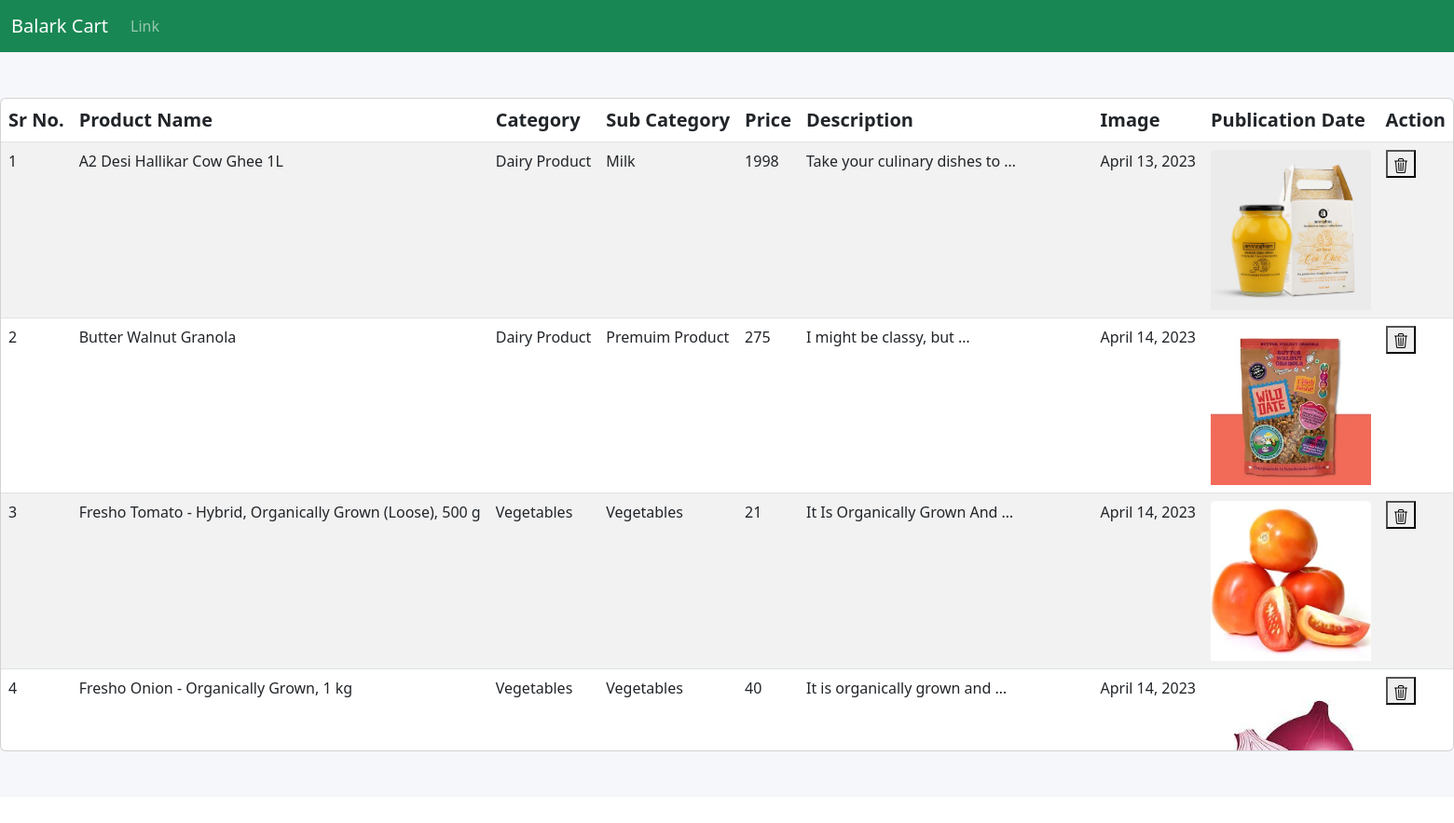
The page /shop/table/ (signed in) on the database its author committed.
### Shop/models.py (models this page shows, shortened)
class Product(models.Model):
    product_id = models.AutoField
    product_name = models.CharField(max_length=500)
    category = models.CharField(max_length=500, default="")
    subcategory = models.CharField(max_length=500, default="")
    price = models.IntegerField(default=0)
    desc = models.CharField(max_length=3000)
    image = models.ImageField(upload_to="Shop/images",default="")
    pub_date = models.DateField()

### Shop/decoraters.py (the view)
        def wrapper_func(request, *args, **kwargs):
            group = None
            if request.user.groups.exists():
                group = request.user.groups.all()[0].name
            if group in allowed_roles:
                return view_func(request,*args,**kwargs)
            else:
                return HttpResponse("You have not access for this page")

### Shop/decoraters.py (called while the page is built)
def allowed_users(allowed_roles=[]):
    def decorator(view_func):
        def wrapper_func(request, *args, **kwargs):
            group = None
            if request.user.groups.exists():
                group = request.user.groups.all()[0].name
            if group in allowed_roles:
                return view_func(request,*args,**kwargs)
            else:
                return HttpResponse("You have not access for this page")
        return wrapper_func
    return decorator

### Shop/views.py (called while the page is built)
@login_required(login_url='/shop/login/')
@allowed_users(allowed_roles=['Admin'])
def table(request):
   product = Product.objects.all()
   return render(request,'Shop/table.html',{'product':product})

### Shop/templates/Shop/table.html (shortened to what this page needs)
<!doctype html>
<html lang="en">
  <head>
    {% load static %}
    <link href="https://cdn.jsdelivr.net/npm/bootstrap@5.3.0-alpha1/dist/css/bootstrap.min.css" rel="stylesheet">
  </head>
  <body><nav class="navbar navbar-expand-lg navbar-dark bg-success ">
    <div class="container-fluid">
      <a class="navbar-brand" href="{% url 'ShopeHome'%}">Balark Cart</a>
      <div class="collapse navbar-collapse" id="navbarSupportedContent">
        <ul class="navbar-nav me-auto mb-2 mb-lg-0">
          <li class="nav-item">
            <a class="nav-link" href="#">Link</a>
          </li>
        </ul>
      </div>
    </div>
  </nav>
    <section class="intro">
        <div class="bg-image h-100" style="background-color: #f5f7fa;">
          <div class="mask d-flex align-items-center h-100">
              <div class="row justify-content-center">
                <div class="col-12">
                  <div class="card">
                    <div class="card-body p-0">
                      <div class="table-responsive table-scroll" data-mdb-perfect-scrollbar="true" style="position: relative; height: 700px">
                        <table class="table table-striped mb-0">
                          <thead style="background-color: #002d72;">
                            <tr>
                              <th scope="col">Sr No.</th>
                              <th scope="col">Product Name</th>
                              <th scope="col">Category</th>
                              <th scope="col">Sub Category</th>
                              <th scope="col">Price</th>
                              <th scope="col">Description</th>
                              <th scope="col">Image</th>
                              <th scope="col">Publication Date</th>
                              <th scope="col">Action</th>
                            </tr>
                          </thead>
                          <tbody>
                            {% for i in product %}
                            <tr>
                              <td>{{forloop.counter}}</td>
                              <td>{{ i.product_name}}</td>
                              <td>{{ i.category}}</td>
                              <td> {{ i.subcategory }} </td>
                              <td>{{ i.price }}</td>
                              <td>{{ i.desc|truncatewords:5}}</td>
                              <td>{{i.pub_date}}</td>
                              <td><img src='/media/{{i.image}}' class="card-img-top"   alt="..."></td>
                              <td>
                              <form action="{% url 'Delete' i.id %}" method="post">
                                <button type="submit"></button>
                              </form></td>
                            </tr>
                            {% endfor %}
                          </tbody>
                        </table>
                      </div>
                    </div>
                  </div>
                </div>
              </div>
          </div>
        </div>
      </section>
  </body>
</html>

### Shop/templates/Shop/table.html (style rules this page uses)
html, body, .intro { height: 100%; }
table td, table th { text-overflow: ellipsis; white-space: nowrap; overflow: hidden; }
thead th { color: #fff; }
.card { border-radius: .5rem; }
.table-scroll { border-radius: .5rem; }
.table-scroll table thead th { font-size: 1.25rem; }
thead { top: 0; position: sticky; }

### rows shown on the page
Product: product_name "A2 Desi Hallikar Cow Ghee 1L", category "Dairy Product", subcategory "Milk", price "1998", desc "Take your culinary dishes to …", pub_date "April 13, 2023", image (picture)
Product: product_name "Butter Walnut Granola", category "Dairy Product", subcategory "Premuim Product", price "275", desc "I might be classy, but …", pub_date "April 14, 2023", image (picture)
Product: product_name "Fresho Tomato - Hybrid, Organically Grown (Loose), 500 g", category "Vegetables", subcategory "Vegetables", price "21", desc "It Is Organically Grown And …", pub_date "April 14, 2023", image (picture)
Product: product_name "Fresho Onion - Organically Grown, 1 kg", category "Vegetables", subcategory "Vegetables", price "40", desc "It is organically grown and …", pub_date "April 14, 2023", image (picture)
